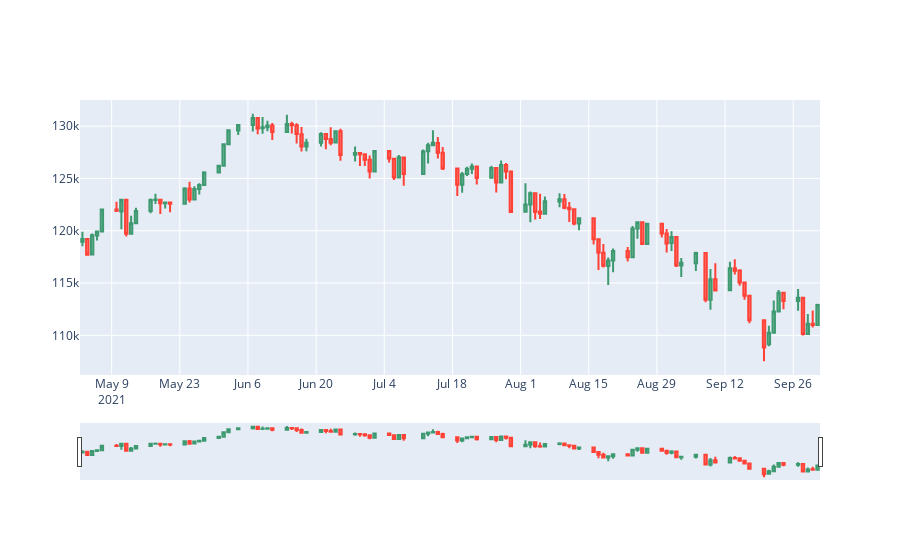

Write notebook code for a chart like this one.
### Code cell
#PLOT
# create DataFrame out of the obtained data
ibov_d1_frame = pd.DataFrame(ibov_d1_rates)
ibov_d1_frame['Date'] = pd.to_datetime(ibov_d1_frame['time'], unit='s')

ibov_d1_frame.head(30)


fig = go.Figure(data=[go.Candlestick(x=ibov_d1_frame['Date'],
                open=ibov_d1_frame['open'], high=ibov_d1_frame['high'],
                low=ibov_d1_frame['low'], close=ibov_d1_frame['close'])
                     ])

fig.update_layout(xaxis_rangeslider_visible=True)
fig.show()
